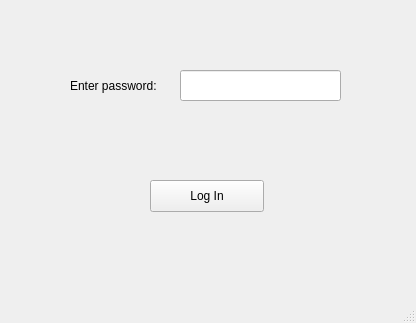
<?xml version="1.0" encoding="UTF-8"?>
<ui version="4.0">
 <class>ServerConnection</class>
 <widget class="QMainWindow" name="ServerConnection">
  <property name="geometry">
   <rect>
    <x>0</x>
    <y>0</y>
    <width>416</width>
    <height>323</height>
   </rect>
  </property>
  <property name="windowTitle">
   <string>MainWindow</string>
  </property>
  <widget class="QWidget" name="centralwidget">
   <widget class="QLineEdit" name="serverPass">
    <property name="geometry">
     <rect>
      <x>180</x>
      <y>70</y>
      <width>161</width>
      <height>31</height>
     </rect>
    </property>
   </widget>
   <widget class="QLabel" name="serverPassLbl">
    <property name="geometry">
     <rect>
      <x>70</x>
      <y>70</y>
      <width>121</width>
      <height>31</height>
     </rect>
    </property>
    <property name="text">
     <string>Enter password:</string>
    </property>
   </widget>
   <widget class="QPushButton" name="loginButton">
    <property name="geometry">
     <rect>
      <x>150</x>
      <y>180</y>
      <width>114</width>
      <height>32</height>
     </rect>
    </property>
    <property name="text">
     <string>Log In</string>
    </property>
   </widget>
   <widget class="QLabel" name="loginStatus">
    <property name="geometry">
     <rect>
      <x>70</x>
      <y>140</y>
      <width>271</width>
      <height>20</height>
     </rect>
    </property>
    <property name="palette">
     <palette>
      <active>
       <colorrole role="Text">
        <brush brushstyle="SolidPattern">
         <color alpha="255">
          <red>255</red>
          <green>0</green>
          <blue>0</blue>
         </color>
        </brush>
       </colorrole>
      </active>
      <inactive>
       <colorrole role="Text">
        <brush brushstyle="SolidPattern">
         <color alpha="255">
          <red>255</red>
          <green>0</green>
          <blue>0</blue>
         </color>
        </brush>
       </colorrole>
      </inactive>
      <disabled>
       <colorrole role="Text">
        <brush brushstyle="SolidPattern">
         <color alpha="255">
          <red>127</red>
          <green>127</green>
          <blue>127</blue>
         </color>
        </brush>
       </colorrole>
      </disabled>
     </palette>
    </property>
    <property name="font">
     <font>
      <weight>75</weight>
      <bold>true</bold>
     </font>
    </property>
    <property name="text">
     <string/>
    </property>
    <property name="alignment">
     <set>Qt::AlignCenter</set>
    </property>
   </widget>
  </widget>
  <widget class="QMenuBar" name="menubar">
   <property name="geometry">
    <rect>
     <x>0</x>
     <y>0</y>
     <width>416</width>
     <height>22</height>
    </rect>
   </property>
  </widget>
  <widget class="QStatusBar" name="statusbar"/>
 </widget>
 <resources/>
 <connections/>
</ui>
